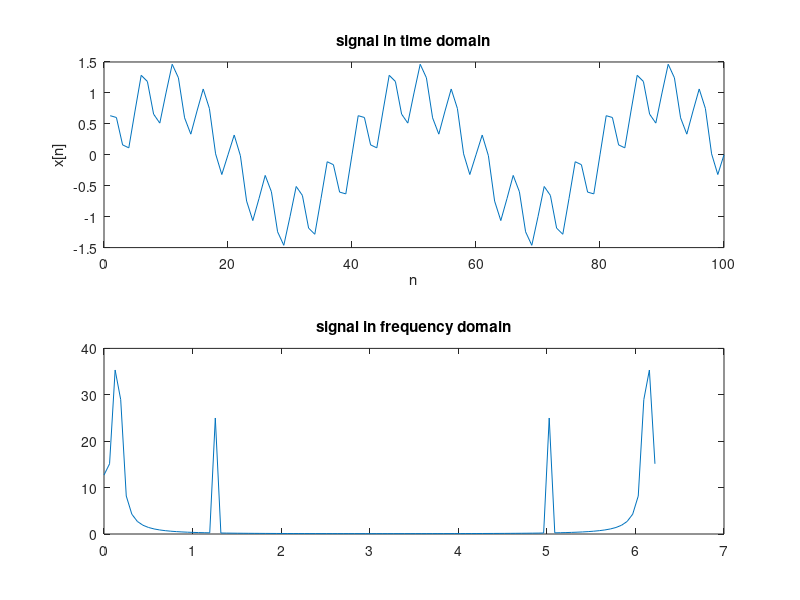

The MATLAB source for this figure:
n = 1:100;
test_signal = sin(pi*0.05*n) + 0.5*sin(pi*0.4*n); % Test signal (sum of sinusoids)
freq_response = fft(test_signal);

subplot(2,1,1)
plot(n,test_signal)
title('signal in time domain')
ylabel('x[n]')
xlabel('n')

subplot(2,1,2)
x_axis = 0:length(freq_response)-1;
plot(x_axis*2*pi/length(test_signal),abs(freq_response));
title('signal in frequency domain')